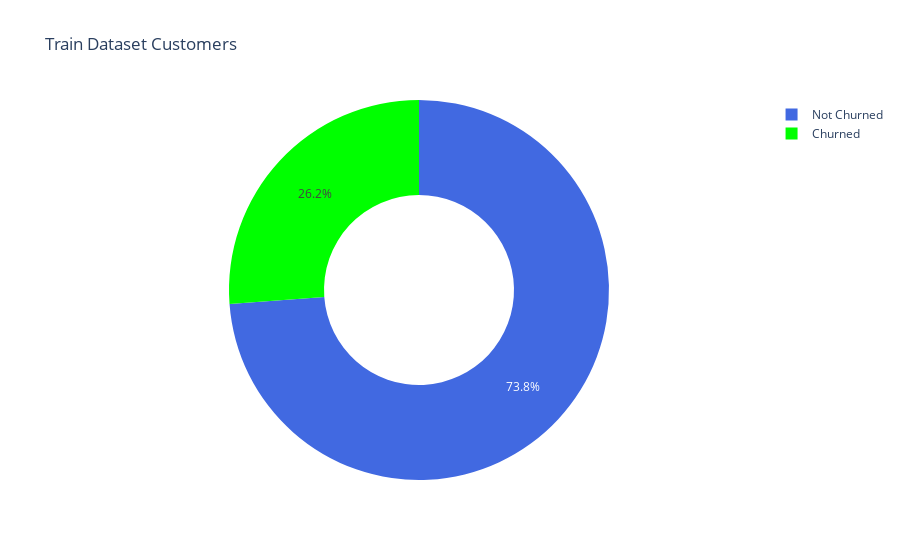

Source (notebook cell):
### Code cell
churnratio()

### Figure 1 — Plotly figure (JSON) as saved in the notebook; plotly's stock layout.template omitted (floating-point values rounded to 4 significant figures)
{"data": [{"hole": 0.5, "labels": ["Not Churned", "Churned"], "marker": {"colors": ["royalblue", "lime"]}, "type": "pie", "values": [3118, 1106]}], "layout": {"title": {"text": "Train Dataset Customers"}}}
